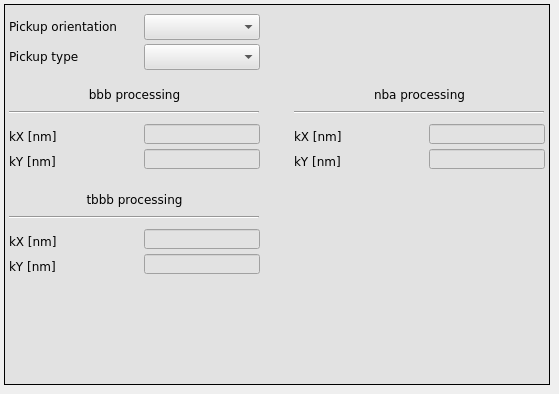
      <widget class="QWidget" name="tab">
       <attribute name="title">
        <string>Pickup</string>
       </attribute>
       <widget class="caFrame" name="caframe_14">
        <property name="geometry">
         <rect>
          <x>4</x>
          <y>4</y>
          <width>546</width>
          <height>381</height>
         </rect>
        </property>
        <property name="styleSheet">
         <string notr="true">background-color: rgb(226, 226, 226);</string>
        </property>
        <property name="frameShape">
         <enum>QFrame::Box</enum>
        </property>
        <widget class="caTextEntry" name="catextentry_47">
         <property name="geometry">
          <rect>
           <x>140</x>
           <y>145</y>
           <width>116</width>
           <height>20</height>
          </rect>
         </property>
         <property name="font">
          <font>
           <family>DejaVu Sans</family>
           <pointsize>9</pointsize>
           <stylestrategy>PreferDefault</stylestrategy>
          </font>
         </property>
         <property name="alignment">
          <set>Qt::AlignRight|Qt::AlignTrailing|Qt::AlignVCenter</set>
         </property>
         <property name="channel" stdset="0">
          <string notr="true">$(BPM):calibration:bbb:k:y</string>
         </property>
         <property name="background">
          <color>
           <red>255</red>
           <green>255</green>
           <blue>255</blue>
          </color>
         </property>
         <property name="colorMode">
          <enum>caLineEdit::Static</enum>
         </property>
         <property name="precision">
          <number>4</number>
         </property>
         <property name="precisionMode">
          <enum>caLineEdit::Channel</enum>
         </property>
         <property name="maxValue">
          <double>2.000000000000000</double>
         </property>
         <property name="minValue">
          <double>0.100000000000000</double>
         </property>
        </widget>
        <widget class="caTextEntry" name="catextentry_50">
         <property name="geometry">
          <rect>
           <x>140</x>
           <y>120</y>
           <width>116</width>
           <height>20</height>
          </rect>
         </property>
         <property name="font">
          <font>
           <family>DejaVu Sans</family>
           <pointsize>9</pointsize>
           <stylestrategy>PreferDefault</stylestrategy>
          </font>
         </property>
         <property name="alignment">
          <set>Qt::AlignRight|Qt::AlignTrailing|Qt::AlignVCenter</set>
         </property>
         <property name="channel" stdset="0">
          <string notr="true">$(BPM):calibration:bbb:k:x</string>
         </property>
         <property name="background">
          <color>
           <red>255</red>
           <green>255</green>
           <blue>255</blue>
          </color>
         </property>
         <property name="colorMode">
          <enum>caLineEdit::Static</enum>
         </property>
         <property name="precision">
          <number>4</number>
         </property>
         <property name="precisionMode">
          <enum>caLineEdit::Channel</enum>
         </property>
         <property name="maxValue">
          <double>2.000000000000000</double>
         </property>
         <property name="minValue">
          <double>0.100000000000000</double>
         </property>
        </widget>
        <widget class="QLabel" name="label_63">
         <property name="geometry">
          <rect>
           <x>5</x>
           <y>145</y>
           <width>51</width>
           <height>25</height>
          </rect>
         </property>
         <property name="font">
          <font>
           <family>DejaVu Sans</family>
          </font>
         </property>
         <property name="styleSheet">
          <string notr="true"/>
         </property>
         <property name="text">
          <string>kY [nm]</string>
         </property>
        </widget>
        <widget class="QLabel" name="label_65">
         <property name="geometry">
          <rect>
           <x>5</x>
           <y>120</y>
           <width>61</width>
           <height>25</height>
          </rect>
         </property>
         <property name="font">
          <font>
           <family>DejaVu Sans</family>
          </font>
         </property>
         <property name="styleSheet">
          <string notr="true"/>
         </property>
         <property name="text">
          <string>kX [nm]</string>
         </property>
        </widget>
        <widget class="caMenu" name="camenu_14">
         <property name="geometry">
          <rect>
           <x>140</x>
           <y>10</y>
           <width>116</width>
           <height>26</height>
          </rect>
         </property>
         <property name="font">
          <font>
           <family>DejaVu Sans</family>
           <pointsize>10</pointsize>
          </font>
         </property>
         <property name="styleSheet">
          <string notr="true">color: rgb(0, 0, 0);</string>
         </property>
         <property name="frame">
          <bool>true</bool>
         </property>
         <property name="channel" stdset="0">
          <string notr="true">$(BPM):dsp:orientation</string>
         </property>
         <property name="labelDisplay">
          <bool>false</bool>
         </property>
        </widget>
        <widget class="QLabel" name="label_59">
         <property name="geometry">
          <rect>
           <x>5</x>
           <y>10</y>
           <width>121</width>
           <height>25</height>
          </rect>
         </property>
         <property name="font">
          <font>
           <family>DejaVu Sans</family>
          </font>
         </property>
         <property name="text">
          <string>Pickup orientation</string>
         </property>
        </widget>
        <widget class="caMenu" name="camenu_15">
         <property name="geometry">
          <rect>
           <x>140</x>
           <y>40</y>
           <width>116</width>
           <height>26</height>
          </rect>
         </property>
         <property name="font">
          <font>
           <family>DejaVu Sans</family>
           <pointsize>10</pointsize>
          </font>
         </property>
         <property name="styleSheet">
          <string notr="true">color: rgb(0, 0, 0);</string>
         </property>
         <property name="frame">
          <bool>true</bool>
         </property>
         <property name="channel" stdset="0">
          <string notr="true">$(BPM):dsp:bbb:sensor</string>
         </property>
         <property name="labelDisplay">
          <bool>false</bool>
         </property>
        </widget>
        <widget class="QLabel" name="label_60">
         <property name="geometry">
          <rect>
           <x>5</x>
           <y>40</y>
           <width>121</width>
           <height>25</height>
          </rect>
         </property>
         <property name="font">
          <font>
           <family>DejaVu Sans</family>
          </font>
         </property>
         <property name="text">
          <string>Pickup type</string>
         </property>
        </widget>
        <widget class="QLabel" name="label_70">
         <property name="geometry">
          <rect>
           <x>5</x>
           <y>80</y>
           <width>251</width>
           <height>21</height>
          </rect>
         </property>
         <property name="font">
          <font>
           <family>DejaVu Sans</family>
           <pointsize>9</pointsize>
          </font>
         </property>
         <property name="text">
          <string>bbb processing</string>
         </property>
         <property name="alignment">
          <set>Qt::AlignCenter</set>
         </property>
        </widget>
        <widget class="QLabel" name="label_71">
         <property name="geometry">
          <rect>
           <x>290</x>
           <y>80</y>
           <width>251</width>
           <height>20</height>
          </rect>
         </property>
         <property name="font">
          <font>
           <family>DejaVu Sans</family>
           <pointsize>9</pointsize>
          </font>
         </property>
         <property name="text">
          <string>nba processing</string>
         </property>
         <property name="alignment">
          <set>Qt::AlignCenter</set>
         </property>
        </widget>
        <widget class="Line" name="line_6">
         <property name="geometry">
          <rect>
           <x>5</x>
           <y>100</y>
           <width>250</width>
           <height>16</height>
          </rect>
         </property>
         <property name="orientation">
          <enum>Qt::Horizontal</enum>
         </property>
        </widget>
        <widget class="Line" name="line_7">
         <property name="geometry">
          <rect>
           <x>290</x>
           <y>100</y>
           <width>250</width>
           <height>16</height>
          </rect>
         </property>
         <property name="orientation">
          <enum>Qt::Horizontal</enum>
         </property>
        </widget>
        <widget class="QLabel" name="label_72">
         <property name="geometry">
          <rect>
           <x>290</x>
           <y>145</y>
           <width>51</width>
           <height>25</height>
          </rect>
         </property>
         <property name="font">
          <font>
           <family>DejaVu Sans</family>
          </font>
         </property>
         <property name="styleSheet">
          <string notr="true"/>
         </property>
         <property name="text">
          <string>kY [nm]</string>
         </property>
        </widget>
        <widget class="caTextEntry" name="catextentry_48">
         <property name="geometry">
          <rect>
           <x>425</x>
           <y>145</y>
           <width>116</width>
           <height>20</height>
          </rect>
         </property>
         <property name="font">
          <font>
           <family>DejaVu Sans</family>
           <pointsize>9</pointsize>
           <stylestrategy>PreferDefault</stylestrategy>
          </font>
         </property>
         <property name="alignment">
          <set>Qt::AlignRight|Qt::AlignTrailing|Qt::AlignVCenter</set>
         </property>
         <property name="channel" stdset="0">
          <string notr="true">$(BPM):calibration:nba:k:y</string>
         </property>
         <property name="background">
          <color>
           <red>255</red>
           <green>255</green>
           <blue>255</blue>
          </color>
         </property>
         <property name="colorMode">
          <enum>caLineEdit::Static</enum>
         </property>
         <property name="precision">
          <number>4</number>
         </property>
         <property name="precisionMode">
          <enum>caLineEdit::Channel</enum>
         </property>
         <property name="maxValue">
          <double>2.000000000000000</double>
         </property>
         <property name="minValue">
          <double>0.100000000000000</double>
         </property>
        </widget>
        <widget class="caTextEntry" name="catextentry_51">
         <property name="geometry">
          <rect>
           <x>425</x>
           <y>120</y>
           <width>116</width>
           <height>20</height>
          </rect>
         </property>
         <property name="font">
          <font>
           <family>DejaVu Sans</family>
           <pointsize>9</pointsize>
           <stylestrategy>PreferDefault</stylestrategy>
          </font>
         </property>
         <property name="alignment">
          <set>Qt::AlignRight|Qt::AlignTrailing|Qt::AlignVCenter</set>
         </property>
         <property name="channel" stdset="0">
          <string notr="true">$(BPM):calibration:nba:k:x</string>
         </property>
         <property name="background">
          <color>
           <red>255</red>
           <green>255</green>
           <blue>255</blue>
          </color>
         </property>
         <property name="colorMode">
          <enum>caLineEdit::Static</enum>
         </property>
         <property name="precision">
          <number>4</number>
         </property>
         <property name="precisionMode">
          <enum>caLineEdit::Channel</enum>
         </property>
         <property name="maxValue">
          <double>2.000000000000000</double>
         </property>
         <property name="minValue">
          <double>0.100000000000000</double>
         </property>
        </widget>
        <widget class="QLabel" name="label_73">
         <property name="geometry">
          <rect>
           <x>290</x>
           <y>120</y>
           <width>61</width>
           <height>25</height>
          </rect>
         </property>
         <property name="font">
          <font>
           <family>DejaVu Sans</family>
          </font>
         </property>
         <property name="styleSheet">
          <string notr="true"/>
         </property>
         <property name="text">
          <string>kX [nm]</string>
         </property>
        </widget>
        <widget class="QLabel" name="label_90">
         <property name="geometry">
          <rect>
           <x>5</x>
           <y>225</y>
           <width>61</width>
           <height>25</height>
          </rect>
         </property>
         <property name="font">
          <font>
           <family>DejaVu Sans</family>
          </font>
         </property>
         <property name="styleSheet">
          <string notr="true"/>
         </property>
         <property name="text">
          <string>kX [nm]</string>
         </property>
        </widget>
        <widget class="caTextEntry" name="catextentry_53">
         <property name="geometry">
          <rect>
           <x>140</x>
           <y>225</y>
           <width>116</width>
           <height>20</height>
          </rect>
         </property>
         <property name="font">
          <font>
           <family>DejaVu Sans</family>
           <pointsize>9</pointsize>
           <stylestrategy>PreferDefault</stylestrategy>
          </font>
         </property>
         <property name="alignment">
          <set>Qt::AlignRight|Qt::AlignTrailing|Qt::AlignVCenter</set>
         </property>
         <property name="channel" stdset="0">
          <string notr="true">$(BPM):calibration:tbbb:k:x</string>
         </property>
         <property name="background">
          <color>
           <red>255</red>
           <green>255</green>
           <blue>255</blue>
          </color>
         </property>
         <property name="colorMode">
          <enum>caLineEdit::Static</enum>
         </property>
         <property name="precision">
          <number>4</number>
         </property>
         <property name="precisionMode">
          <enum>caLineEdit::Channel</enum>
         </property>
         <property name="maxValue">
          <double>2.000000000000000</double>
         </property>
         <property name="minValue">
          <double>0.100000000000000</double>
         </property>
        </widget>
        <widget class="QLabel" name="label_91">
         <property name="geometry">
          <rect>
           <x>5</x>
           <y>185</y>
           <width>251</width>
           <height>21</height>
          </rect>
         </property>
         <property name="font">
          <font>
           <family>DejaVu Sans</family>
           <pointsize>9</pointsize>
          </font>
         </property>
         <property name="text">
          <string>tbbb processing</string>
         </property>
         <property name="alignment">
          <set>Qt::AlignCenter</set>
         </property>
        </widget>
        <widget class="caTextEntry" name="catextentry_54">
         <property name="geometry">
          <rect>
           <x>140</x>
           <y>250</y>
           <width>116</width>
           <height>20</height>
          </rect>
         </property>
         <property name="font">
          <font>
           <family>DejaVu Sans</family>
           <pointsize>9</pointsize>
           <stylestrategy>PreferDefault</stylestrategy>
          </font>
         </property>
         <property name="alignment">
          <set>Qt::AlignRight|Qt::AlignTrailing|Qt::AlignVCenter</set>
         </property>
         <property name="channel" stdset="0">
          <string notr="true">$(BPM):calibration:tbbb:k:y</string>
         </property>
         <property name="background">
          <color>
           <red>255</red>
           <green>255</green>
           <blue>255</blue>
          </color>
         </property>
         <property name="colorMode">
          <enum>caLineEdit::Static</enum>
         </property>
         <property name="precision">
          <number>4</number>
         </property>
         <property name="precisionMode">
          <enum>caLineEdit::Channel</enum>
         </property>
         <property name="maxValue">
          <double>2.000000000000000</double>
         </property>
         <property name="minValue">
          <double>0.100000000000000</double>
         </property>
        </widget>
        <widget class="QLabel" name="label_94">
         <property name="geometry">
          <rect>
           <x>5</x>
           <y>250</y>
           <width>51</width>
           <height>25</height>
          </rect>
         </property>
         <property name="font">
          <font>
           <family>DejaVu Sans</family>
          </font>
         </property>
         <property name="styleSheet">
          <string notr="true"/>
         </property>
         <property name="text">
          <string>kY [nm]</string>
         </property>
        </widget>
        <widget class="Line" name="line_12">
         <property name="geometry">
          <rect>
           <x>5</x>
           <y>205</y>
           <width>250</width>
           <height>16</height>
          </rect>
         </property>
         <property name="orientation">
          <enum>Qt::Horizontal</enum>
         </property>
        </widget>
       </widget>
      </widget>
